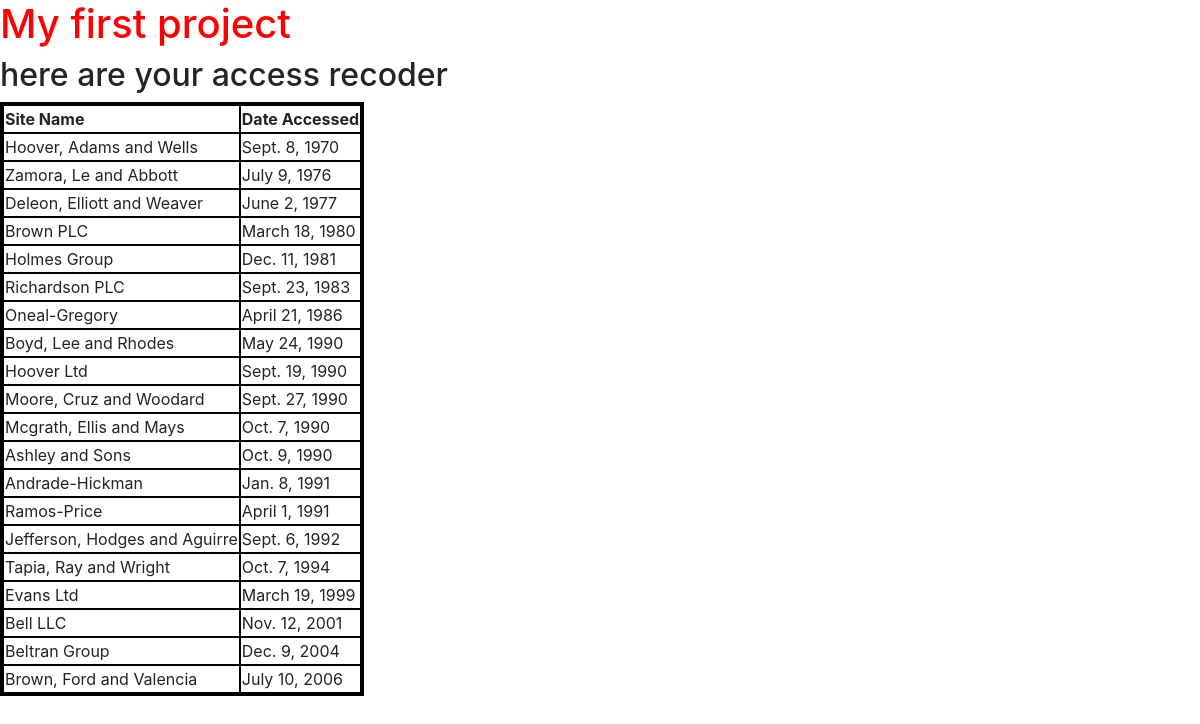
The page / on the database its author committed.
### appfirst/models.py (models this page shows, shortened)
class AccessRecord(models.Model):
    name = models.ForeignKey(Webpage,on_delete= models.DO_NOTHING)
    date = models.DateField()

class Webpage(models.Model):
    topic = models.ForeignKey(Topic, on_delete= models.DO_NOTHING)
    name = models.CharField(max_length=264,unique=True)
    url = models.URLField(unique=True)
    def __str__(self):
        return self.name

### appfirst/views.py (the view)
# urls.py: path('',views.index,name='index'),
def index(request):
    webpage_list = AccessRecord.objects.order_by('date')
    date_dict = {'access_records': webpage_list}
    return render(request,'appfirst/index.html',context=date_dict)

### templates/appfirst/index.html (shortened to what this page needs)
{% load static %}
<!DOCTYPE html>
<html lang="en">
<head>
    <link rel="stylesheet" href="https://stackpath.bootstrapcdn.com/bootstrap/4.4.1/css/bootstrap.min.css" >
    <link rel="stylesheet" href="{% static 'css/mystyle.css' %}">
</head>
<body>
    <h1>My first project</h1>
    <h2>here are your access recoder</h2>
    <div class="djangotwo">
        {% if access_records %}
        <table>
            <thead>
                <th>Site Name</th>
                <th>Date Accessed</th>
            </thead>
            {% for acc in access_records %}
            <tr>
                <td>{{ acc.name }}</td>
                <td>{{ acc.date }}</td>
            </tr>
            {% endfor %}
        </table>
        {% else %}
        <p>NO ACCESS RECORDS FOUND</p>
        {% endif %}
    </div>
</body>
</html>

### static/css/mystyle.css (style rules this page uses)
h1 { color:red; }
table { border: 4px solid black; }
th { border: 2px solid black; }
td { border: 2px solid black; }

### rows shown on the page
AccessRecord: name "Hoover, Adams and Wells", date "Sept. 8, 1970"
AccessRecord: name "Zamora, Le and Abbott", date "July 9, 1976"
AccessRecord: name "Deleon, Elliott and Weaver", date "June 2, 1977"
AccessRecord: name "Brown PLC", date "March 18, 1980"
AccessRecord: name "Holmes Group", date "Dec. 11, 1981"
AccessRecord: name "Richardson PLC", date "Sept. 23, 1983"
AccessRecord: name "Oneal-Gregory", date "April 21, 1986"
AccessRecord: name "Boyd, Lee and Rhodes", date "May 24, 1990"
AccessRecord: name "Hoover Ltd", date "Sept. 19, 1990"
AccessRecord: name "Moore, Cruz and Woodard", date "Sept. 27, 1990"
AccessRecord: name "Mcgrath, Ellis and Mays", date "Oct. 7, 1990"
AccessRecord: name "Ashley and Sons", date "Oct. 9, 1990"
AccessRecord: name "Andrade-Hickman", date "Jan. 8, 1991"
AccessRecord: name "Ramos-Price", date "April 1, 1991"
AccessRecord: name "Jefferson, Hodges and Aguirre", date "Sept. 6, 1992"
AccessRecord: name "Tapia, Ray and Wright", date "Oct. 7, 1994"
AccessRecord: name "Evans Ltd", date "March 19, 1999"
AccessRecord: name "Bell LLC", date "Nov. 12, 2001"
AccessRecord: name "Beltran Group", date "Dec. 9, 2004"
AccessRecord: name "Brown, Ford and Valencia", date "July 10, 2006"
